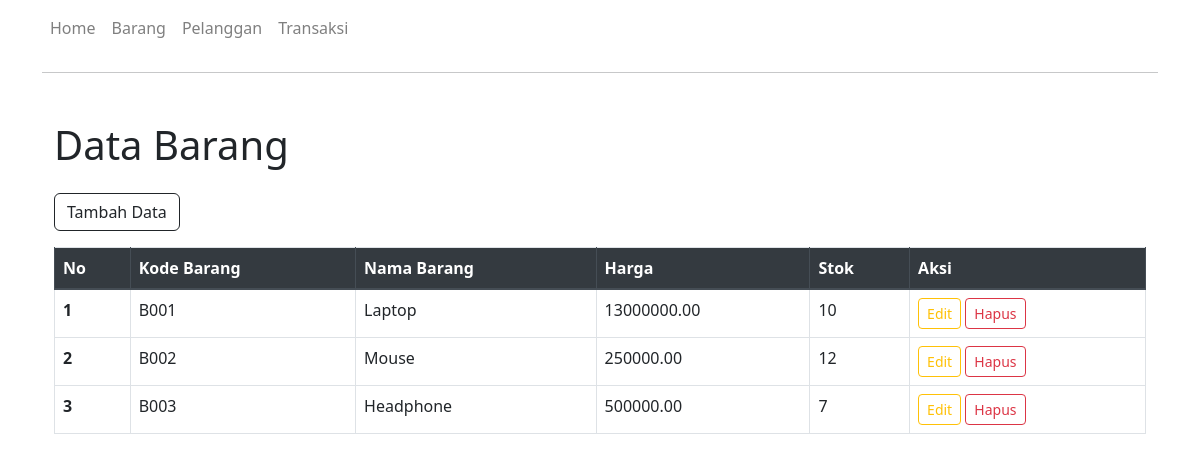
/public/barang, run on the app's committed database.
### tables this page shows
CREATE TABLE `barang` (
  `kd_barang` varchar(10) NOT NULL,
  `nm_barang` varchar(100) NOT NULL,
  `harga` decimal(10,2) NOT NULL,
  `stok` int(11) NOT NULL
);

### app/controllers/BarangController.php (called while the page is built, shortened)
<?php
class BarangController extends Controller {
    public function index() {
        $data['title'] = 'Daftar Barang';
        $data['barang'] = $this->model('Barang')->getAll();
        $this->view('barang/index', $data);
    }
}

### app/core/App.php (called while the page is built, shortened)
<?php
class App {
    protected $method = 'index';
    public function __construct() {
        $url = $this->parseURL();
        if (isset($url[0]) && file_exists('../app/controllers/' . ucfirst($url[0]) . 'Controller.php')) {
            unset($url[0]);
        }
        $this->controller = new $this->controller;
        $this->params = $url ? array_values($url) : [];
        call_user_func_array([$this->controller, $this->method], $this->params);
    }
    private function parseURL() {
        if (isset($_GET['url'])) {
            return explode('/', filter_var(rtrim($_GET['url'], '/'), FILTER_SANITIZE_URL));
        }
        return [];
    }
}

### public/index.php (called while the page is built, shortened)
<?php
$app = new App();

### app/models/Barang.php (called while the page is built, shortened)
<?php
class Barang {
    private $table = 'barang';
    private $db;
    public function __construct() {
        $this->db = new Database();
    }
    public function getAll() {
        $stmt = $this->db->query("SELECT * FROM $this->table");
        $stmt->execute();
        return $stmt->fetchAll(PDO::FETCH_ASSOC);
    }
}

### app/core/Database.php (called while the page is built)
<?php
class Database {
    private $host = 'localhost';
    private $db_name = 'dbpenjualan_0057';
    private $username = 'root';
    private $password = '';
    public $conn;
    public function __construct() {
        $this->conn = new PDO("mysql:host={$this->host};dbname={$this->db_name}", $this->username, $this->password);
    }
    public function query($query) {
        return $this->conn->prepare($query);
    }
}

### app/views/barang/index.php (the view)
<div class="container mt-5">
    <h1 class="mb-4">Data Barang</h1>
    <a href="<?= BASEURL; ?>/barang/add" class="btn btn-outline-dark mb-3">Tambah Data</a>
    <table class="table table-bordered">
        <thead class="thead-dark">
            <tr>
                <th>No</th>
                <th>Kode Barang</th>
                <th>Nama Barang</th>
                <th>Harga</th>
                <th>Stok</th>
                <th>Aksi</th>
            </tr>
        </thead>
        <tbody>
            <?php $no = 1; ?>
            <?php foreach ($data['barang'] as $barang): ?>
                <tr>
                    <th><?= $no++ ?></th>
                    <td><?= htmlspecialchars($barang['kd_barang']) ?></td>
                    <td><?= htmlspecialchars($barang['nm_barang']) ?></td>
                    <td><?= htmlspecialchars($barang['harga']) ?></td>
                    <td><?= htmlspecialchars($barang['stok']) ?></td>
                    <td>
                        <a href="<?= BASEURL; ?>/barang/edit/<?= htmlspecialchars($barang['kd_barang']) ?>" class="btn btn-outline-warning btn-sm">Edit</a>
                        <a href="<?= BASEURL; ?>/barang/delete/<?= htmlspecialchars($barang['kd_barang']) ?>" class="btn btn-outline-danger btn-sm" onclick="return confirm('Apakah Anda yakin ingin menghapus barang ini?');">Hapus</a>
                    </td>
                </tr>
            <?php endforeach; ?>
        </tbody>
    </table>
</div>

### data on the page
barang: kd_barang "B001", nm_barang "Laptop", harga "13000000.00", stok "10"
barang: kd_barang "B002", nm_barang "Mouse", harga "250000.00", stok "12"
barang: kd_barang "B003", nm_barang "Headphone", harga "500000.00", stok "7"
